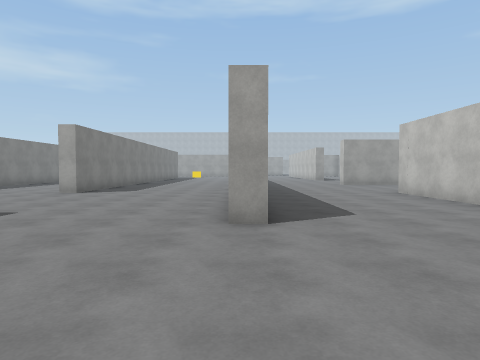
[1] (above)

24 first-person views from a walk through a scene from a Unity 3-D project. The camera is 1.4 m above the floor, tilts 2° down and sees 75° across. The floor is counted in squares, 2 m on a side. Each view is taken from the middle of a square. On the plan, view 1 faces up. The plan holds only what a view shows up to about 10 squares ahead; the rest is blank. The place goes on beyond the plan. The player is left out. Surface patterns are stand-ins for the level's own textures.

[2]
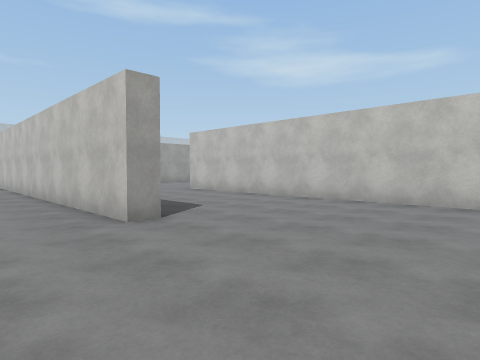

[3]
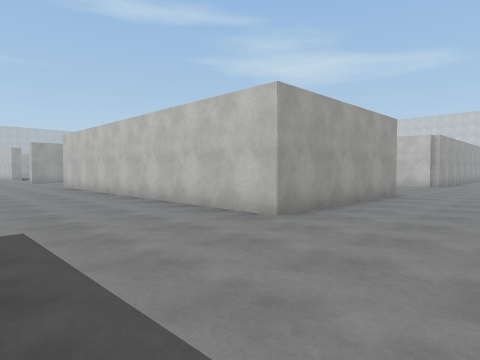

[4]
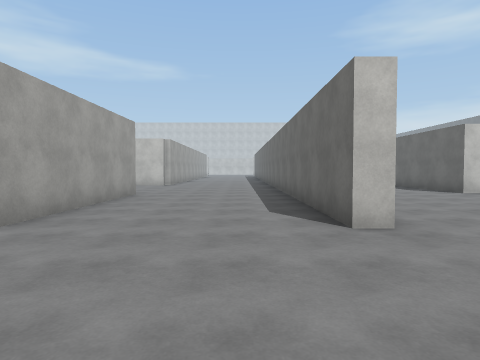

[5]
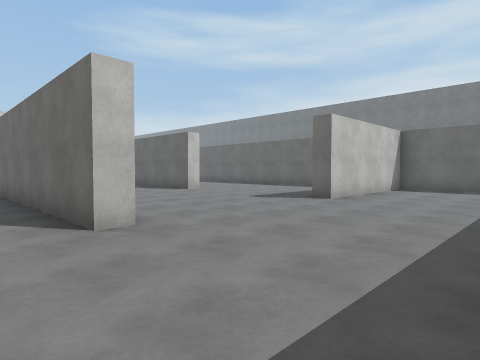

[6]
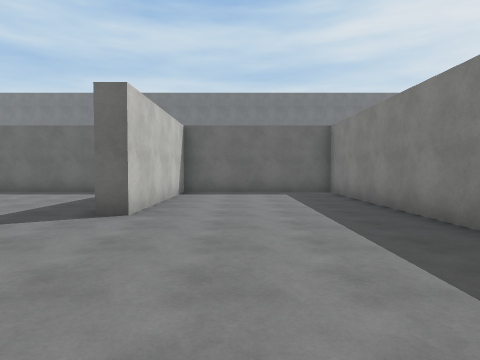

[7]
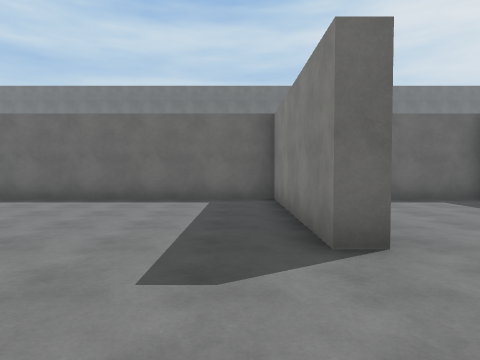

[8]
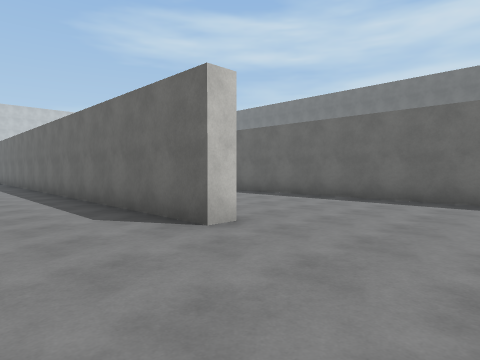

[9]
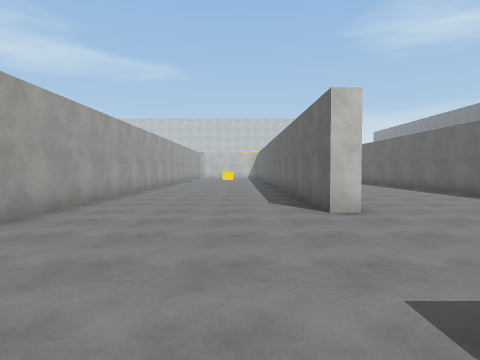

[10]
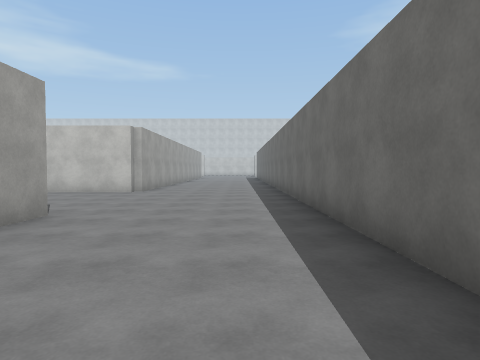

[11]
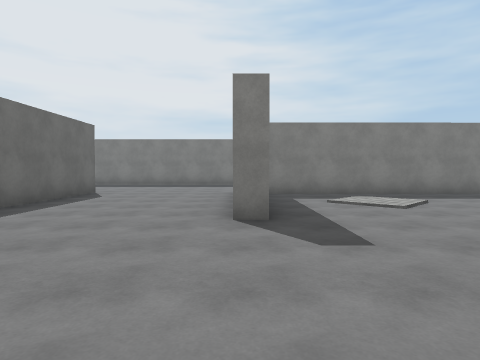

[12]
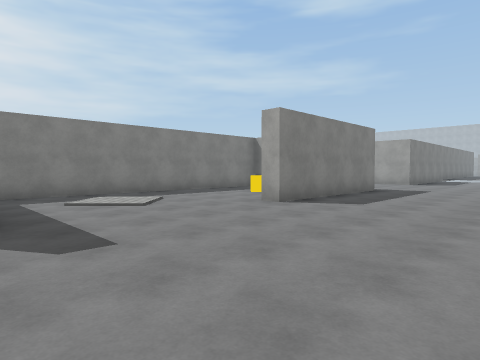

[13]
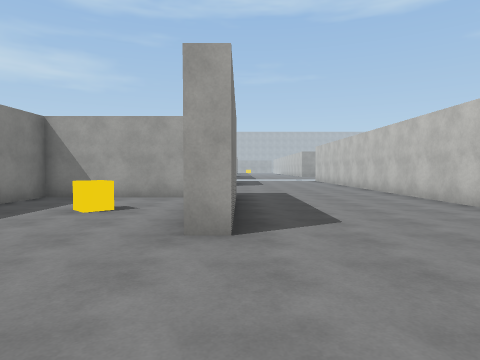

[14]
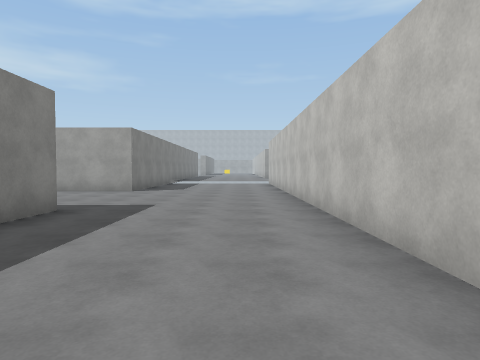

[15]
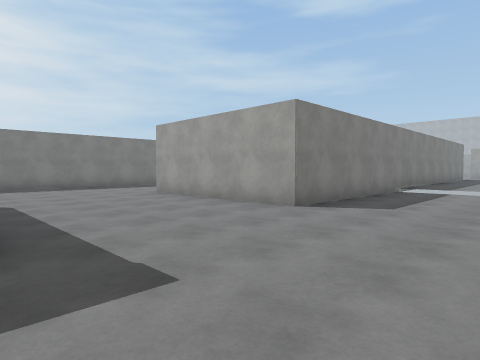

[16]
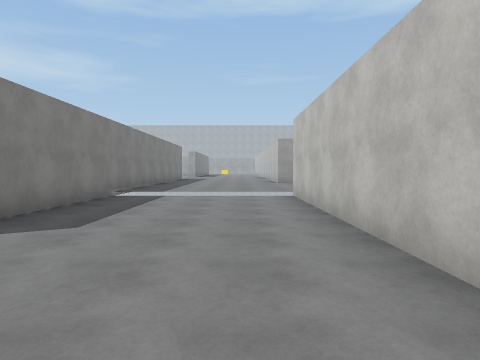

[17]
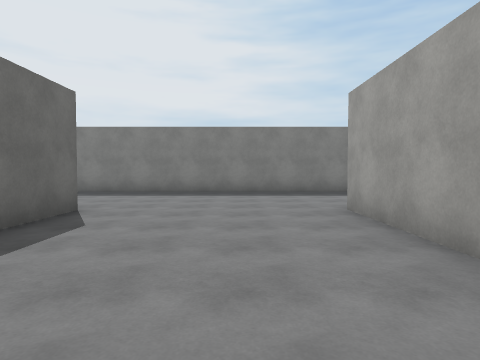

[18]
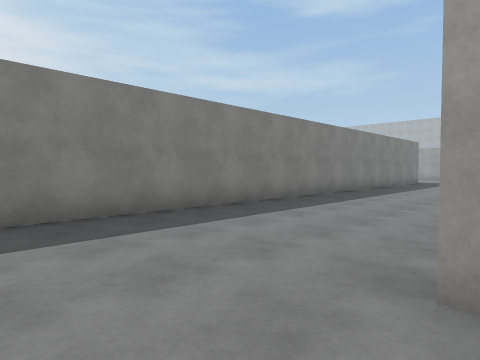

[19]
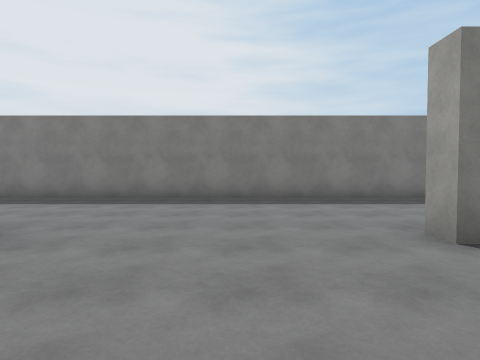

[20]
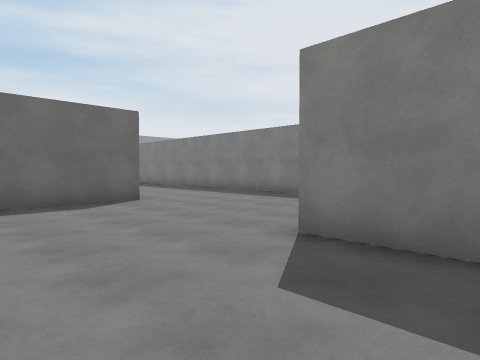

[21]
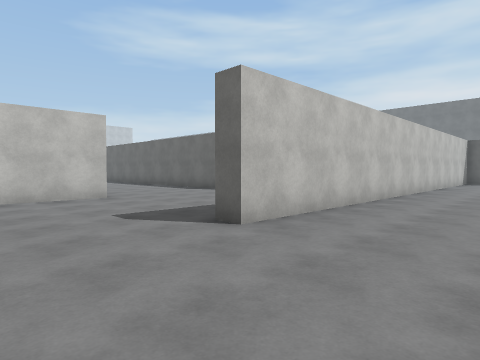

[22]
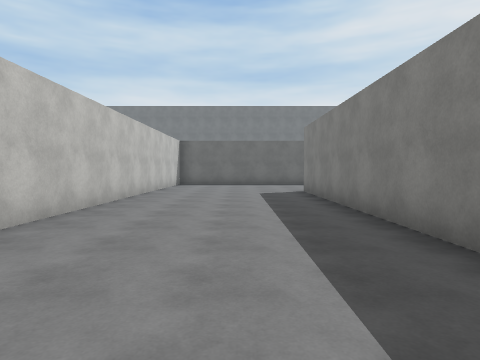

[23]
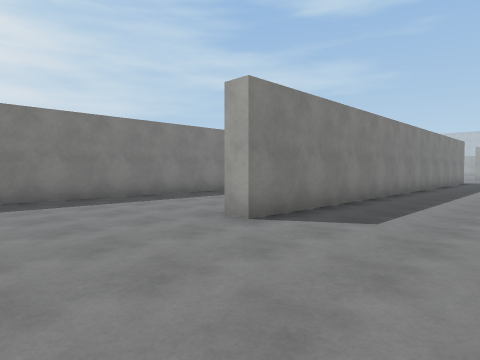

[24]
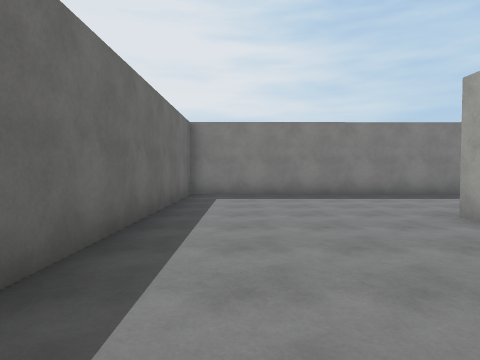

### Floor plan
Points are (right, up) in squares from view 1. A wall is a line through its corners. A room is listed if a view was taken in it or the views show most of it. See-through windows are left out.
Room 1 (views 1, 2, 3, 4, 5, 6, 7, 8, 9, 10, 11, 12, 13, 14, 15, 16, 17, 18, 19, 20, 21, 22, 23, 24)
walls: (0.4, 4) (-0.2, 4) (-0.2, 12.4); (9.6, -0.5) (9.6, -1.1) (4.7, -1.1) (4.7, 9.2) (6.5, 9.2); (8.6, 8.7) (5.1, 8.7) (5.1, -0.3); (4.7, -5.9) (4.7, -5.3) (14.9, -5.3); (9.9, 9.4) (9.9, 4.3) (9.4, 4.3); (-5, -2.9) (-5, -10.8) (-5.6, -10.8); (-4.8, 10) (-4.8, 9.1) (-5.4, 9.1); (4.5, 14.4) (7.3, 14.4); (14.4, 5.7) (14.4, 19.4); (14.4, -0.8) (14.4, 1.9); (0.4, -9.5) (0.4, -15.4) (4.7, -15.4) (4.7, -10.7) (5.1, -10.7) (5.1, -15.4) (15, -15.4); (-0.2, -11.1) (-0.2, -0.8) (0.4, -0.8); (15, -5.8) (9, -5.8); (10, -11) (10, -10.5) (15.5, -10.5); (-9.7, -7.5) (-9.7, -15.4) (-2.7, -15.4); (5.1, 20.7) (5.1, 19) (4.5, 19); (0.4, 21.6) (0.4, 6.9); (9.6, 21) (9.6, 13.9) (4.5, 13.9)
objects: cube (7, 6)

Where each view was taken, in squares from view 1:
view 1: 0 up, 0 right, facing up
view 2: 0 up, 2 left, facing up-right
view 3: 4 down, 1 right, facing up-right
view 4: 4 down, 1 right, facing right
view 5: 4 down, 1 right, facing down-right
view 6: 6 down, 3 right, facing down
view 7: 8 down, 6 right, facing down
view 8: 8 down, 7 right, facing down-right
view 9: 9 down, 5 right, facing right
view 10: 4 down, 5 right, facing right
view 11: 1 down, 14 right, facing left
view 12: 1 down, 14 right, facing up-left
view 13: 1 up, 10 right, facing up
view 14: 4 up, 13 right, facing up
view 15: 9 up, 13 right, facing up-left
view 16: 11 up, 13 right, facing up
view 17: 12 up, 10 right, facing left
view 18: 12 up, 5 right, facing up-left
view 19: 17 up, 8 right, facing left
view 20: 21 up, 8 right, facing down-left
view 21: 2 up, 3 left, facing down-right
view 22: 1 down, 3 left, facing down
view 23: 14 down, 2 left, facing up-left
view 24: 14 down, 1 left, facing left
